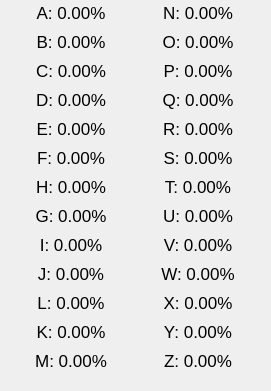
   <widget class="QWidget" name="wgMLP" native="true">
    <property name="geometry">
     <rect>
      <x>630</x>
      <y>40</y>
      <width>271</width>
      <height>391</height>
     </rect>
    </property>
    <widget class="QWidget" name="layoutWidget">
     <property name="geometry">
      <rect>
       <x>10</x>
       <y>0</y>
       <width>249</width>
       <height>381</height>
      </rect>
     </property>
     <layout class="QGridLayout" name="gridMLP">
      <item row="1" column="0">
       <widget class="QLabel" name="lbl_1">
        <property name="sizePolicy">
         <sizepolicy hsizetype="Fixed" vsizetype="Fixed">
          <horstretch>0</horstretch>
          <verstretch>0</verstretch>
         </sizepolicy>
        </property>
        <property name="minimumSize">
         <size>
          <width>120</width>
          <height>20</height>
         </size>
        </property>
        <property name="maximumSize">
         <size>
          <width>16777215</width>
          <height>20</height>
         </size>
        </property>
        <property name="font">
         <font>
          <pointsize>13</pointsize>
          <weight>50</weight>
          <bold>false</bold>
         </font>
        </property>
        <property name="text">
         <string>B: 0.00%</string>
        </property>
        <property name="scaledContents">
         <bool>true</bool>
        </property>
        <property name="alignment">
         <set>Qt::AlignCenter</set>
        </property>
       </widget>
      </item>
      <item row="7" column="1">
       <widget class="QLabel" name="lbl_20">
        <property name="sizePolicy">
         <sizepolicy hsizetype="Fixed" vsizetype="Fixed">
          <horstretch>0</horstretch>
          <verstretch>0</verstretch>
         </sizepolicy>
        </property>
        <property name="minimumSize">
         <size>
          <width>120</width>
          <height>20</height>
         </size>
        </property>
        <property name="maximumSize">
         <size>
          <width>16777215</width>
          <height>20</height>
         </size>
        </property>
        <property name="font">
         <font>
          <pointsize>13</pointsize>
          <weight>50</weight>
          <bold>false</bold>
         </font>
        </property>
        <property name="text">
         <string>U: 0.00%</string>
        </property>
        <property name="scaledContents">
         <bool>true</bool>
        </property>
        <property name="alignment">
         <set>Qt::AlignCenter</set>
        </property>
       </widget>
      </item>
      <item row="5" column="0">
       <widget class="QLabel" name="lbl_5">
        <property name="sizePolicy">
         <sizepolicy hsizetype="Fixed" vsizetype="Fixed">
          <horstretch>0</horstretch>
          <verstretch>0</verstretch>
         </sizepolicy>
        </property>
        <property name="minimumSize">
         <size>
          <width>120</width>
          <height>20</height>
         </size>
        </property>
        <property name="maximumSize">
         <size>
          <width>16777215</width>
          <height>20</height>
         </size>
        </property>
        <property name="font">
         <font>
          <pointsize>13</pointsize>
          <weight>50</weight>
          <bold>false</bold>
         </font>
        </property>
        <property name="text">
         <string>F: 0.00%</string>
        </property>
        <property name="scaledContents">
         <bool>true</bool>
        </property>
        <property name="alignment">
         <set>Qt::AlignCenter</set>
        </property>
       </widget>
      </item>
      <item row="10" column="1">
       <widget class="QLabel" name="lbl_23">
        <property name="sizePolicy">
         <sizepolicy hsizetype="Fixed" vsizetype="Fixed">
          <horstretch>0</horstretch>
          <verstretch>0</verstretch>
         </sizepolicy>
        </property>
        <property name="minimumSize">
         <size>
          <width>120</width>
          <height>20</height>
         </size>
        </property>
        <property name="maximumSize">
         <size>
          <width>16777215</width>
          <height>20</height>
         </size>
        </property>
        <property name="font">
         <font>
          <pointsize>13</pointsize>
          <weight>50</weight>
          <bold>false</bold>
         </font>
        </property>
        <property name="text">
         <string>X: 0.00%</string>
        </property>
        <property name="scaledContents">
         <bool>true</bool>
        </property>
        <property name="alignment">
         <set>Qt::AlignCenter</set>
        </property>
       </widget>
      </item>
      <item row="9" column="0">
       <widget class="QLabel" name="lbl_9">
        <property name="sizePolicy">
         <sizepolicy hsizetype="Fixed" vsizetype="Fixed">
          <horstretch>0</horstretch>
          <verstretch>0</verstretch>
         </sizepolicy>
        </property>
        <property name="minimumSize">
         <size>
          <width>120</width>
          <height>20</height>
         </size>
        </property>
        <property name="maximumSize">
         <size>
          <width>16777215</width>
          <height>20</height>
         </size>
        </property>
        <property name="font">
         <font>
          <pointsize>13</pointsize>
          <weight>50</weight>
          <bold>false</bold>
         </font>
        </property>
        <property name="text">
         <string>J: 0.00%</string>
        </property>
        <property name="scaledContents">
         <bool>true</bool>
        </property>
        <property name="alignment">
         <set>Qt::AlignCenter</set>
        </property>
       </widget>
      </item>
      <item row="10" column="0">
       <widget class="QLabel" name="lbl_11">
        <property name="sizePolicy">
         <sizepolicy hsizetype="Fixed" vsizetype="Fixed">
          <horstretch>0</horstretch>
          <verstretch>0</verstretch>
         </sizepolicy>
        </property>
        <property name="minimumSize">
         <size>
          <width>120</width>
          <height>20</height>
         </size>
        </property>
        <property name="maximumSize">
         <size>
          <width>16777215</width>
          <height>20</height>
         </size>
        </property>
        <property name="font">
         <font>
          <pointsize>13</pointsize>
          <weight>50</weight>
          <bold>false</bold>
         </font>
        </property>
        <property name="text">
         <string>L: 0.00%</string>
        </property>
        <property name="scaledContents">
         <bool>true</bool>
        </property>
        <property name="alignment">
         <set>Qt::AlignCenter</set>
        </property>
       </widget>
      </item>
      <item row="3" column="0">
       <widget class="QLabel" name="lbl_3">
        <property name="sizePolicy">
         <sizepolicy hsizetype="Fixed" vsizetype="Fixed">
          <horstretch>0</horstretch>
          <verstretch>0</verstretch>
         </sizepolicy>
        </property>
        <property name="minimumSize">
         <size>
          <width>120</width>
          <height>20</height>
         </size>
        </property>
        <property name="maximumSize">
         <size>
          <width>16777215</width>
          <height>20</height>
         </size>
        </property>
        <property name="font">
         <font>
          <pointsize>13</pointsize>
          <weight>50</weight>
          <bold>false</bold>
         </font>
        </property>
        <property name="text">
         <string>D: 0.00%</string>
        </property>
        <property name="scaledContents">
         <bool>true</bool>
        </property>
        <property name="alignment">
         <set>Qt::AlignCenter</set>
        </property>
       </widget>
      </item>
      <item row="4" column="0">
       <widget class="QLabel" name="lbl_4">
        <property name="sizePolicy">
         <sizepolicy hsizetype="Fixed" vsizetype="Fixed">
          <horstretch>0</horstretch>
          <verstretch>0</verstretch>
         </sizepolicy>
        </property>
        <property name="minimumSize">
         <size>
          <width>120</width>
          <height>20</height>
         </size>
        </property>
        <property name="maximumSize">
         <size>
          <width>16777215</width>
          <height>20</height>
         </size>
        </property>
        <property name="font">
         <font>
          <pointsize>13</pointsize>
          <weight>50</weight>
          <bold>false</bold>
         </font>
        </property>
        <property name="text">
         <string>E: 0.00%</string>
        </property>
        <property name="scaledContents">
         <bool>true</bool>
        </property>
        <property name="alignment">
         <set>Qt::AlignCenter</set>
        </property>
       </widget>
      </item>
      <item row="11" column="1">
       <widget class="QLabel" name="lbl_24">
        <property name="sizePolicy">
         <sizepolicy hsizetype="Fixed" vsizetype="Fixed">
          <horstretch>0</horstretch>
          <verstretch>0</verstretch>
         </sizepolicy>
        </property>
        <property name="minimumSize">
         <size>
          <width>120</width>
          <height>20</height>
         </size>
        </property>
        <property name="maximumSize">
         <size>
          <width>16777215</width>
          <height>20</height>
         </size>
        </property>
        <property name="font">
         <font>
          <pointsize>13</pointsize>
          <weight>50</weight>
          <bold>false</bold>
         </font>
        </property>
        <property name="text">
         <string>Y: 0.00%</string>
        </property>
        <property name="scaledContents">
         <bool>true</bool>
        </property>
        <property name="alignment">
         <set>Qt::AlignCenter</set>
        </property>
       </widget>
      </item>
      <item row="3" column="1">
       <widget class="QLabel" name="lbl_16">
        <property name="sizePolicy">
         <sizepolicy hsizetype="Fixed" vsizetype="Fixed">
          <horstretch>0</horstretch>
          <verstretch>0</verstretch>
         </sizepolicy>
        </property>
        <property name="minimumSize">
         <size>
          <width>120</width>
          <height>20</height>
         </size>
        </property>
        <property name="maximumSize">
         <size>
          <width>16777215</width>
          <height>20</height>
         </size>
        </property>
        <property name="font">
         <font>
          <pointsize>13</pointsize>
          <weight>50</weight>
          <bold>false</bold>
         </font>
        </property>
        <property name="text">
         <string>Q: 0.00%</string>
        </property>
        <property name="scaledContents">
         <bool>true</bool>
        </property>
        <property name="alignment">
         <set>Qt::AlignCenter</set>
        </property>
       </widget>
      </item>
      <item row="2" column="1">
       <widget class="QLabel" name="lbl_15">
        <property name="sizePolicy">
         <sizepolicy hsizetype="Fixed" vsizetype="Fixed">
          <horstretch>0</horstretch>
          <verstretch>0</verstretch>
         </sizepolicy>
        </property>
        <property name="minimumSize">
         <size>
          <width>120</width>
          <height>20</height>
         </size>
        </property>
        <property name="maximumSize">
         <size>
          <width>16777215</width>
          <height>20</height>
         </size>
        </property>
        <property name="font">
         <font>
          <pointsize>13</pointsize>
          <weight>50</weight>
          <bold>false</bold>
         </font>
        </property>
        <property name="text">
         <string>P: 0.00%</string>
        </property>
        <property name="scaledContents">
         <bool>true</bool>
        </property>
        <property name="alignment">
         <set>Qt::AlignCenter</set>
        </property>
       </widget>
      </item>
      <item row="5" column="1">
       <widget class="QLabel" name="lbl_18">
        <property name="sizePolicy">
         <sizepolicy hsizetype="Fixed" vsizetype="Fixed">
          <horstretch>0</horstretch>
          <verstretch>0</verstretch>
         </sizepolicy>
        </property>
        <property name="minimumSize">
         <size>
          <width>120</width>
          <height>20</height>
         </size>
        </property>
        <property name="maximumSize">
         <size>
          <width>16777215</width>
          <height>20</height>
         </size>
        </property>
        <property name="font">
         <font>
          <pointsize>13</pointsize>
          <weight>50</weight>
          <bold>false</bold>
         </font>
        </property>
        <property name="text">
         <string>S: 0.00%</string>
        </property>
        <property name="scaledContents">
         <bool>true</bool>
        </property>
        <property name="alignment">
         <set>Qt::AlignCenter</set>
        </property>
       </widget>
      </item>
      <item row="12" column="0">
       <widget class="QLabel" name="lbl_12">
        <property name="sizePolicy">
         <sizepolicy hsizetype="Fixed" vsizetype="Fixed">
          <horstretch>0</horstretch>
          <verstretch>0</verstretch>
         </sizepolicy>
        </property>
        <property name="minimumSize">
         <size>
          <width>120</width>
          <height>20</height>
         </size>
        </property>
        <property name="maximumSize">
         <size>
          <width>16777215</width>
          <height>20</height>
         </size>
        </property>
        <property name="font">
         <font>
          <pointsize>13</pointsize>
          <weight>50</weight>
          <bold>false</bold>
         </font>
        </property>
        <property name="text">
         <string>M: 0.00%</string>
        </property>
        <property name="scaledContents">
         <bool>true</bool>
        </property>
        <property name="alignment">
         <set>Qt::AlignCenter</set>
        </property>
       </widget>
      </item>
      <item row="6" column="0">
       <widget class="QLabel" name="lbl_7">
        <property name="sizePolicy">
         <sizepolicy hsizetype="Fixed" vsizetype="Fixed">
          <horstretch>0</horstretch>
          <verstretch>0</verstretch>
         </sizepolicy>
        </property>
        <property name="minimumSize">
         <size>
          <width>120</width>
          <height>20</height>
         </size>
        </property>
        <property name="maximumSize">
         <size>
          <width>16777215</width>
          <height>20</height>
         </size>
        </property>
        <property name="font">
         <font>
          <pointsize>13</pointsize>
          <weight>50</weight>
          <bold>false</bold>
         </font>
        </property>
        <property name="text">
         <string>H: 0.00%</string>
        </property>
        <property name="scaledContents">
         <bool>true</bool>
        </property>
        <property name="alignment">
         <set>Qt::AlignCenter</set>
        </property>
       </widget>
      </item>
      <item row="0" column="0">
       <widget class="QLabel" name="lbl_0">
        <property name="sizePolicy">
         <sizepolicy hsizetype="Fixed" vsizetype="Fixed">
          <horstretch>0</horstretch>
          <verstretch>0</verstretch>
         </sizepolicy>
        </property>
        <property name="minimumSize">
         <size>
          <width>120</width>
          <height>20</height>
         </size>
        </property>
        <property name="maximumSize">
         <size>
          <width>16777215</width>
          <height>20</height>
         </size>
        </property>
        <property name="baseSize">
         <size>
          <width>0</width>
          <height>0</height>
         </size>
        </property>
        <property name="font">
         <font>
          <pointsize>13</pointsize>
          <weight>50</weight>
          <bold>false</bold>
         </font>
        </property>
        <property name="text">
         <string>A: 0.00%</string>
        </property>
        <property name="scaledContents">
         <bool>true</bool>
        </property>
        <property name="alignment">
         <set>Qt::AlignCenter</set>
        </property>
       </widget>
      </item>
      <item row="12" column="1">
       <widget class="QLabel" name="lbl_25">
        <property name="sizePolicy">
         <sizepolicy hsizetype="Fixed" vsizetype="Fixed">
          <horstretch>0</horstretch>
          <verstretch>0</verstretch>
         </sizepolicy>
        </property>
        <property name="minimumSize">
         <size>
          <width>120</width>
          <height>20</height>
         </size>
        </property>
        <property name="maximumSize">
         <size>
          <width>16777215</width>
          <height>20</height>
         </size>
        </property>
        <property name="font">
         <font>
          <pointsize>13</pointsize>
          <weight>50</weight>
          <bold>false</bold>
         </font>
        </property>
        <property name="text">
         <string>Z: 0.00%</string>
        </property>
        <property name="scaledContents">
         <bool>true</bool>
        </property>
        <property name="alignment">
         <set>Qt::AlignCenter</set>
        </property>
       </widget>
      </item>
      <item row="8" column="0">
       <widget class="QLabel" name="lbl_8">
        <property name="sizePolicy">
         <sizepolicy hsizetype="Fixed" vsizetype="Fixed">
          <horstretch>0</horstretch>
          <verstretch>0</verstretch>
         </sizepolicy>
        </property>
        <property name="minimumSize">
         <size>
          <width>120</width>
          <height>20</height>
         </size>
        </property>
        <property name="maximumSize">
         <size>
          <width>16777215</width>
          <height>20</height>
         </size>
        </property>
        <property name="font">
         <font>
          <pointsize>13</pointsize>
          <weight>50</weight>
          <bold>false</bold>
         </font>
        </property>
        <property name="text">
         <string>I: 0.00%</string>
        </property>
        <property name="scaledContents">
         <bool>true</bool>
        </property>
        <property name="alignment">
         <set>Qt::AlignCenter</set>
        </property>
       </widget>
      </item>
      <item row="4" column="1">
       <widget class="QLabel" name="lbl_17">
        <property name="sizePolicy">
         <sizepolicy hsizetype="Fixed" vsizetype="Fixed">
          <horstretch>0</horstretch>
          <verstretch>0</verstretch>
         </sizepolicy>
        </property>
        <property name="minimumSize">
         <size>
          <width>120</width>
          <height>20</height>
         </size>
        </property>
        <property name="maximumSize">
         <size>
          <width>16777215</width>
          <height>20</height>
         </size>
        </property>
        <property name="font">
         <font>
          <pointsize>13</pointsize>
          <weight>50</weight>
          <bold>false</bold>
         </font>
        </property>
        <property name="text">
         <string>R: 0.00%</string>
        </property>
        <property name="scaledContents">
         <bool>true</bool>
        </property>
        <property name="alignment">
         <set>Qt::AlignCenter</set>
        </property>
       </widget>
      </item>
      <item row="11" column="0">
       <widget class="QLabel" name="lbl_10">
        <property name="sizePolicy">
         <sizepolicy hsizetype="Fixed" vsizetype="Fixed">
          <horstretch>0</horstretch>
          <verstretch>0</verstretch>
         </sizepolicy>
        </property>
        <property name="minimumSize">
         <size>
          <width>120</width>
          <height>20</height>
         </size>
        </property>
        <property name="maximumSize">
         <size>
          <width>16777215</width>
          <height>20</height>
         </size>
        </property>
        <property name="font">
         <font>
          <pointsize>13</pointsize>
          <weight>50</weight>
          <bold>false</bold>
         </font>
        </property>
        <property name="text">
         <string>K: 0.00%</string>
        </property>
        <property name="scaledContents">
         <bool>true</bool>
        </property>
        <property name="alignment">
         <set>Qt::AlignCenter</set>
        </property>
       </widget>
      </item>
      <item row="1" column="1">
       <widget class="QLabel" name="lbl_14">
        <property name="sizePolicy">
         <sizepolicy hsizetype="Fixed" vsizetype="Fixed">
          <horstretch>0</horstretch>
          <verstretch>0</verstretch>
         </sizepolicy>
        </property>
        <property name="minimumSize">
         <size>
          <width>120</width>
          <height>20</height>
         </size>
        </property>
        <property name="maximumSize">
         <size>
          <width>16777215</width>
          <height>20</height>
         </size>
        </property>
        <property name="font">
         <font>
          <pointsize>13</pointsize>
          <weight>50</weight>
          <bold>false</bold>
         </font>
        </property>
        <property name="text">
         <string>O: 0.00%</string>
        </property>
        <property name="scaledContents">
         <bool>true</bool>
        </property>
        <property name="alignment">
         <set>Qt::AlignCenter</set>
        </property>
       </widget>
      </item>
      <item row="7" column="0">
       <widget class="QLabel" name="lbl_6">
        <property name="sizePolicy">
         <sizepolicy hsizetype="Fixed" vsizetype="Fixed">
          <horstretch>0</horstretch>
          <verstretch>0</verstretch>
         </sizepolicy>
        </property>
        <property name="minimumSize">
         <size>
          <width>120</width>
          <height>20</height>
         </size>
        </property>
        <property name="maximumSize">
         <size>
          <width>16777215</width>
          <height>20</height>
         </size>
        </property>
        <property name="font">
         <font>
          <pointsize>13</pointsize>
          <weight>50</weight>
          <bold>false</bold>
         </font>
        </property>
        <property name="text">
         <string>G: 0.00%</string>
        </property>
        <property name="scaledContents">
         <bool>true</bool>
        </property>
        <property name="alignment">
         <set>Qt::AlignCenter</set>
        </property>
       </widget>
      </item>
      <item row="2" column="0">
       <widget class="QLabel" name="lbl_2">
        <property name="sizePolicy">
         <sizepolicy hsizetype="Fixed" vsizetype="Fixed">
          <horstretch>0</horstretch>
          <verstretch>0</verstretch>
         </sizepolicy>
        </property>
        <property name="minimumSize">
         <size>
          <width>120</width>
          <height>20</height>
         </size>
        </property>
        <property name="maximumSize">
         <size>
          <width>16777215</width>
          <height>20</height>
         </size>
        </property>
        <property name="font">
         <font>
          <pointsize>13</pointsize>
          <weight>50</weight>
          <bold>false</bold>
         </font>
        </property>
        <property name="text">
         <string>C: 0.00%</string>
        </property>
        <property name="scaledContents">
         <bool>true</bool>
        </property>
        <property name="alignment">
         <set>Qt::AlignCenter</set>
        </property>
       </widget>
      </item>
      <item row="6" column="1">
       <widget class="QLabel" name="lbl_19">
        <property name="sizePolicy">
         <sizepolicy hsizetype="Fixed" vsizetype="Fixed">
          <horstretch>0</horstretch>
          <verstretch>0</verstretch>
         </sizepolicy>
        </property>
        <property name="minimumSize">
         <size>
          <width>120</width>
          <height>20</height>
         </size>
        </property>
        <property name="maximumSize">
         <size>
          <width>16777215</width>
          <height>20</height>
         </size>
        </property>
        <property name="font">
         <font>
          <pointsize>13</pointsize>
          <weight>50</weight>
          <bold>false</bold>
         </font>
        </property>
        <property name="text">
         <string>T: 0.00%</string>
        </property>
        <property name="scaledContents">
         <bool>true</bool>
        </property>
        <property name="alignment">
         <set>Qt::AlignCenter</set>
        </property>
       </widget>
      </item>
      <item row="8" column="1">
       <widget class="QLabel" name="lbl_21">
        <property name="sizePolicy">
         <sizepolicy hsizetype="Fixed" vsizetype="Fixed">
          <horstretch>0</horstretch>
          <verstretch>0</verstretch>
         </sizepolicy>
        </property>
        <property name="minimumSize">
         <size>
          <width>120</width>
          <height>20</height>
         </size>
        </property>
        <property name="maximumSize">
         <size>
          <width>16777215</width>
          <height>20</height>
         </size>
        </property>
        <property name="font">
         <font>
          <pointsize>13</pointsize>
          <weight>50</weight>
          <bold>false</bold>
         </font>
        </property>
        <property name="text">
         <string>V: 0.00%</string>
        </property>
        <property name="scaledContents">
         <bool>true</bool>
        </property>
        <property name="alignment">
         <set>Qt::AlignCenter</set>
        </property>
       </widget>
      </item>
      <item row="9" column="1">
       <widget class="QLabel" name="lbl_22">
        <property name="sizePolicy">
         <sizepolicy hsizetype="Fixed" vsizetype="Fixed">
          <horstretch>0</horstretch>
          <verstretch>0</verstretch>
         </sizepolicy>
        </property>
        <property name="minimumSize">
         <size>
          <width>120</width>
          <height>20</height>
         </size>
        </property>
        <property name="maximumSize">
         <size>
          <width>16777215</width>
          <height>20</height>
         </size>
        </property>
        <property name="font">
         <font>
          <pointsize>13</pointsize>
          <weight>50</weight>
          <bold>false</bold>
         </font>
        </property>
        <property name="text">
         <string>W: 0.00%</string>
        </property>
        <property name="scaledContents">
         <bool>true</bool>
        </property>
        <property name="alignment">
         <set>Qt::AlignCenter</set>
        </property>
       </widget>
      </item>
      <item row="0" column="1">
       <widget class="QLabel" name="lbl_13">
        <property name="sizePolicy">
         <sizepolicy hsizetype="Fixed" vsizetype="Fixed">
          <horstretch>0</horstretch>
          <verstretch>0</verstretch>
         </sizepolicy>
        </property>
        <property name="minimumSize">
         <size>
          <width>120</width>
          <height>20</height>
         </size>
        </property>
        <property name="maximumSize">
         <size>
          <width>16777215</width>
          <height>20</height>
         </size>
        </property>
        <property name="font">
         <font>
          <pointsize>13</pointsize>
          <weight>50</weight>
          <bold>false</bold>
         </font>
        </property>
        <property name="text">
         <string>N: 0.00%</string>
        </property>
        <property name="scaledContents">
         <bool>true</bool>
        </property>
        <property name="alignment">
         <set>Qt::AlignCenter</set>
        </property>
       </widget>
      </item>
     </layout>
    </widget>
   </widget>
